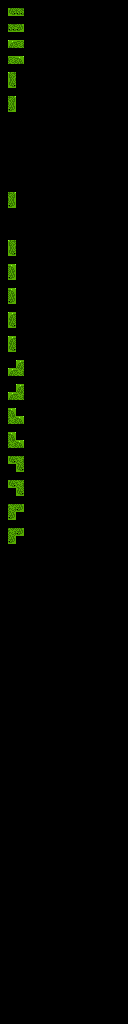

A level layout from a 2D game, rendered from its tile map. Below: a short description, then the map file with tile-grid data replaced by summaries:
An orthogonal 16x128 tile map with 8x8 px tiles, 3 tile layers (regions, input1_automapping-output, output_automapping-output), 2 tilesets.

<map version="1.2" tiledversion="1.2.4" orientation="orthogonal" renderorder="left-up" width="16" height="128" tilewidth="8" tileheight="8" infinite="0" nextlayerid="4" nextobjectid="1">
 <tileset firstgid="1" source="../tilesets/overworld-tileset.tsx" />
 <tileset firstgid="641" source="../tilesets/overworld-automapping-input_tiles.tsx" />
 <layer id="1" name="regions" width="16" height="128">
  <data>[2048 cells, 48 non-empty, 2 distinct tile ids]</data>
 </layer>
 <layer id="2" name="input1_automapping-output" width="16" height="128">
  <data>[2048 cells, 48 non-empty, 6 distinct tile ids]</data>
 </layer>
 <layer id="3" name="output_automapping-output" width="16" height="128">
  <data>[2048 cells, 36 non-empty, 3 distinct tile ids]</data>
 </layer>
</map>
